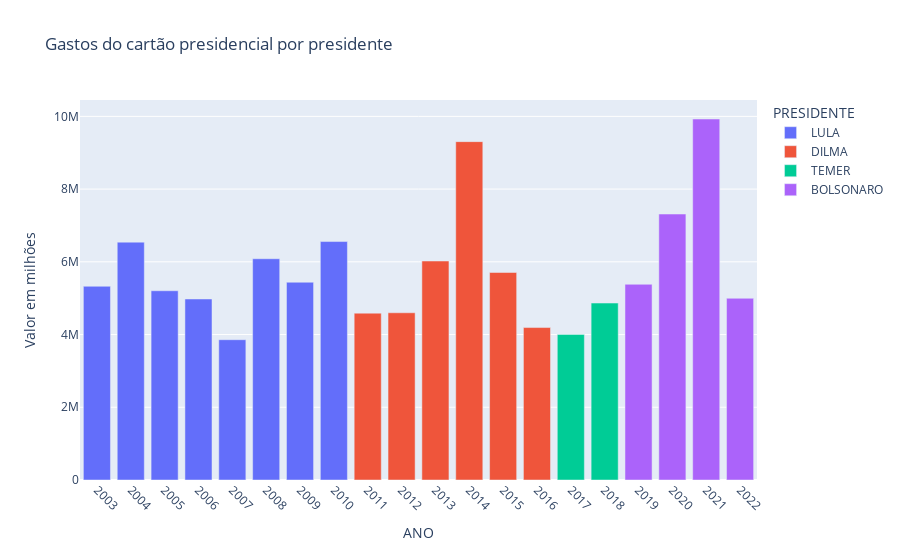

The notebook cell this image was saved under:
### Code cell
fig.show()

### Figure 1 — Plotly figure (JSON) as saved in the notebook; plotly's stock layout.template omitted (floating-point values rounded to 4 significant figures)
{"data": [{"alignmentgroup": "True", "hovertemplate": "PRESIDENTE=LULA<br>ANO=%{x}<br>Valor em milhões=%{y}<extra></extra>", "legendgroup": "LULA", "marker": {"color": "#636efa", "pattern": {"shape": ""}}, "name": "LULA", "offsetgroup": "LULA", "orientation": "v", "showlegend": true, "textposition": "auto", "type": "bar", "x": [2003, 2004, 2005, 2006, 2007, 2008, 2009, 2010], "xaxis": "x", "y": [5328000.0, 6541000.0, 5204000.0, 4978000.0, 3858000.0, 6085000.0, 5439000.0, 6557000.0], "yaxis": "y"}, {"alignmentgroup": "True", "hovertemplate": "PRESIDENTE=DILMA<br>ANO=%{x}<br>Valor em milhões=%{y}<extra></extra>", "legendgroup": "DILMA", "marker": {"color": "#EF553B", "pattern": {"shape": ""}}, "name": "DILMA", "offsetgroup": "DILMA", "orientation": "v", "showlegend": true, "textposition": "auto", "type": "bar", "x": [2011, 2012, 2013, 2014, 2015, 2016], "xaxis": "x", "y": [4588000.0, 4599000.0, 6022000.0, 9305000.0, 5707000.0, 4192000.0], "yaxis": "y"}, {"alignmentgroup": "True", "hovertemplate": "PRESIDENTE=TEMER<br>ANO=%{x}<br>Valor em milhões=%{y}<extra></extra>", "legendgroup": "TEMER", "marker": {"color": "#00cc96", "pattern": {"shape": ""}}, "name": "TEMER", "offsetgroup": "TEMER", "orientation": "v", "showlegend": true, "textposition": "auto", "type": "bar", "x": [2017, 2018], "xaxis": "x", "y": [4004000.0, 4866000.0], "yaxis": "y"}, {"alignmentgroup": "True", "hovertemplate": "PRESIDENTE=BOLSONARO<br>ANO=%{x}<br>Valor em milhões=%{y}<extra></extra>", "legendgroup": "BOLSONARO", "marker": {"color": "#ab63fa", "pattern": {"shape": ""}}, "name": "BOLSONARO", "offsetgroup": "BOLSONARO", "orientation": "v", "showlegend": true, "textposition": "auto", "type": "bar", "x": [2019, 2020, 2021, 2022], "xaxis": "x", "y": [5382000.0, 7314000.0, 9928000.0, 4997000.0], "yaxis": "y"}], "layout": {"barmode": "relative", "legend": {"title": {"text": "PRESIDENTE"}, "tracegroupgap": 0}, "title": {"text": "Gastos do cartão presidencial por presidente"}, "xaxis": {"anchor": "y", "domain": [0, 1], "tickangle": 45, "tickvals": [2003, 2004, 2005, 2006, 2007, 2008, 2009, 2010, 2011, 2012, 2013, 2014, 2015, 2016, 2017, 2018, 2019, 2020, 2021, 2022], "title": {"text": "ANO"}}, "yaxis": {"anchor": "x", "domain": [0, 1], "title": {"text": "Valor em milhões"}}}}
